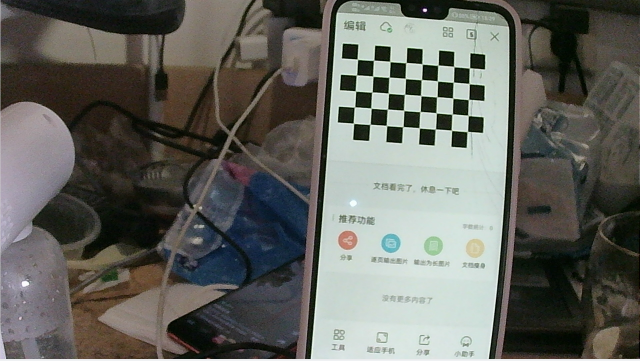
#> input picture uTools_1686814505814.png, 640 x 361 px
$ python '棋盘角点绘制.py'
#> lines starting #> are read from the running program, lines starting #| are printed output that depends on the picture; after the words box and inside, x2 and y2 are one past the last pixel; in counts of white or black regions, pixels touching at a corner belong together
import cv2
img = cv2.imread('uTools_1686814505814.png')
#> img is the input picture: shape (361, 640, 3); mean B, G, R 95, 100.7, 99.9
img1 = cv2.cvtColor(img, cv2.COLOR_BGR2GRAY)
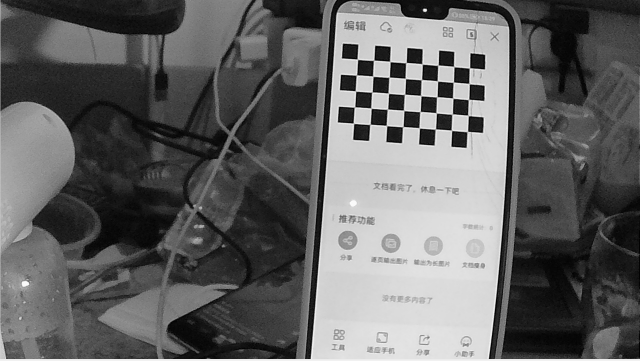
#> img1: shape (361, 640); min 1, max 252, mean 99.8
ret, corner = cv2.findChessboardCorners(img1, (8, 5))
#> ret = True; corner = 40 rows, first 8: [357.4, 59.22], [373.7, 60.19], [389.9, 61.49], [406.1, 62.5], [422.2, 63.99], [438, 65.04], [453.8, 66.6], [469.4, 67.88]
ret, corner = cv2.find4QuadCornerSubpix(img1, corner, (7, 7))
#> corner = 40 rows, first 8: [357.4, 59.22], [373.7, 60.72], [390.3, 61.72], [406.8, 62.79], [422.5, 64.5], [438.3, 65.7], [454, 67], [469.4, 67.88]
cv2.drawChessboardCorners(img, (9, 6), corner, ret)
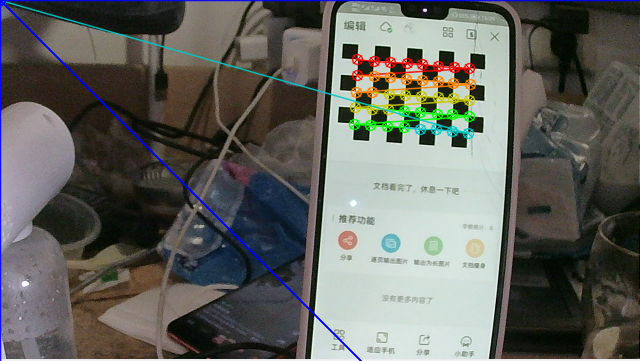
#> img: shape (361, 640, 3); 4.39% of pixels changed, all inside (x1, y1, x2, y2) = (0, 0, 640, 361)
cv2.imshow('corner', img)
cv2.waitKey(0)

$ run again, with uTools_1686037955661.png copied over uTools_1686814505814.png
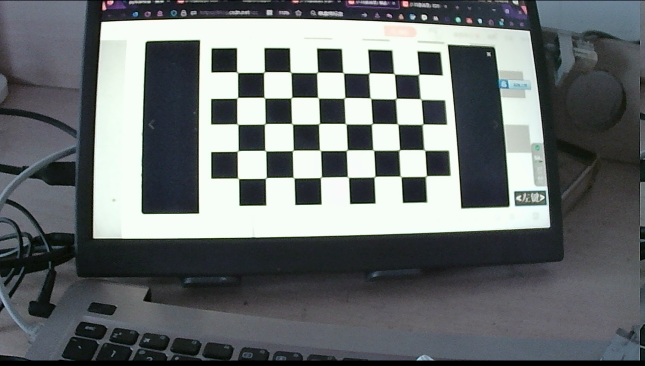
#> input picture uTools_1686037955661.png, 645 x 366 px
#> img is the input picture: shape (366, 645, 3); mean B, G, R 110.6, 109.5, 104.5
#> `ret, corner = cv2.findChessboardCorners(img1, (8, 5))`: ret = True; corner = 40 rows, first 8: [237.3, 72.36], [264, 72.02], [290.8, 72.44], [317.4, 72.15], [343.4, 72.83], [369.3, 72.79], [394.3, 73.84], [419, 74.09]
#> `ret, corner = cv2.find4QuadCornerSubpix(img1, corner, (7, 7))`: corner = 40 rows, first 8: [237.3, 72.36], [263.8, 73.21], [291, 73], [317.8, 72.21], [343.8, 73.79], [369.5, 73.5], [394.8, 74.79], [419, 74.09]
#> `cv2.drawChessboardCorners(img, (9, 6), corner, ret)`:
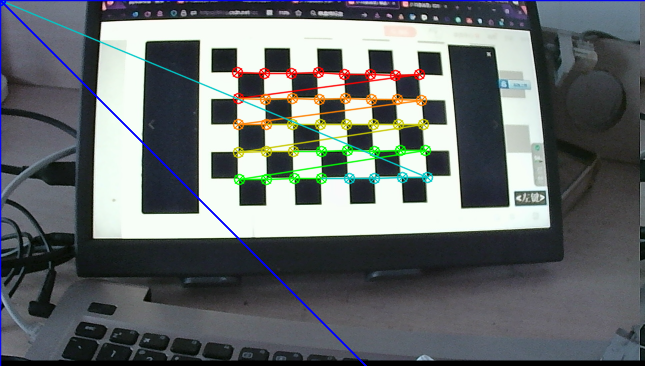
#> img: shape (366, 645, 3); 5.15% of pixels changed, all inside (x1, y1, x2, y2) = (0, 0, 645, 366)
